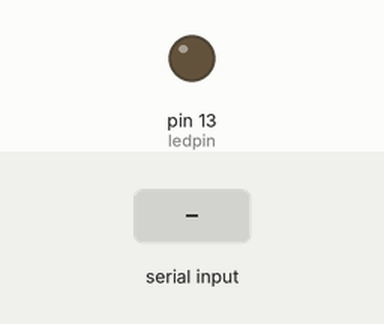
A sketch run on a simulated Arduino Uno, built with avr-gcc and run on an emulated ATmega328P. Parts: output pins drawn as LEDs (lit = HIGH). Inputs (shaded band) come from the test bench.

Above: at 1.2 s.
1.3 s: "1" received over the second serial link
At 2.5 s:
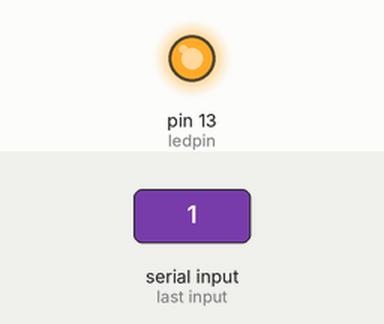
2.8 s: "0" received over the second serial link
At 3.7 s:
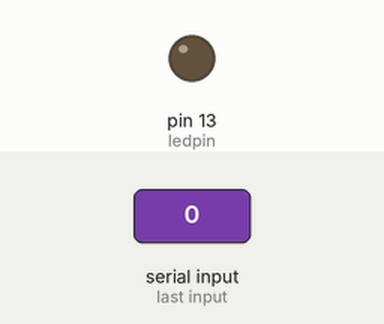
Timing chart, 0 to 5.8 s (numbered marks = the images above; inputs shaded):
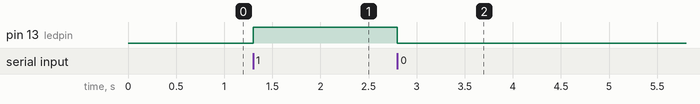

Measured:
- after the input at 1.3 s, pin 13 (ledpin): LOW → HIGH at once
- after the input at 2.8 s, pin 13 (ledpin): HIGH → LOW at once

The sketch:

ArduinoLeerBluetooth.ino
```cpp
#include <SoftwareSerial.h>// Importando biblioteca puerto serial

SoftwareSerial Dipositivo(10, 11); // RX, TX
int ledpin=13; // LED


int estado = LOW;   // estado used to set the LED
int orden;

void setup() {
  Dipositivo.begin(9600);
  pinMode(ledpin,OUTPUT);
}

void loop() {
  if (Dipositivo.available()){
    orden=Dipositivo.read();
    if(orden=='1'){
      digitalWrite(ledpin,1);
      Dipositivo.println("Encendido");
    }

    if (orden=='0'){
      digitalWrite(ledpin,0);
      Dipositivo.println("Apagado ");
    }

  }


}
```
